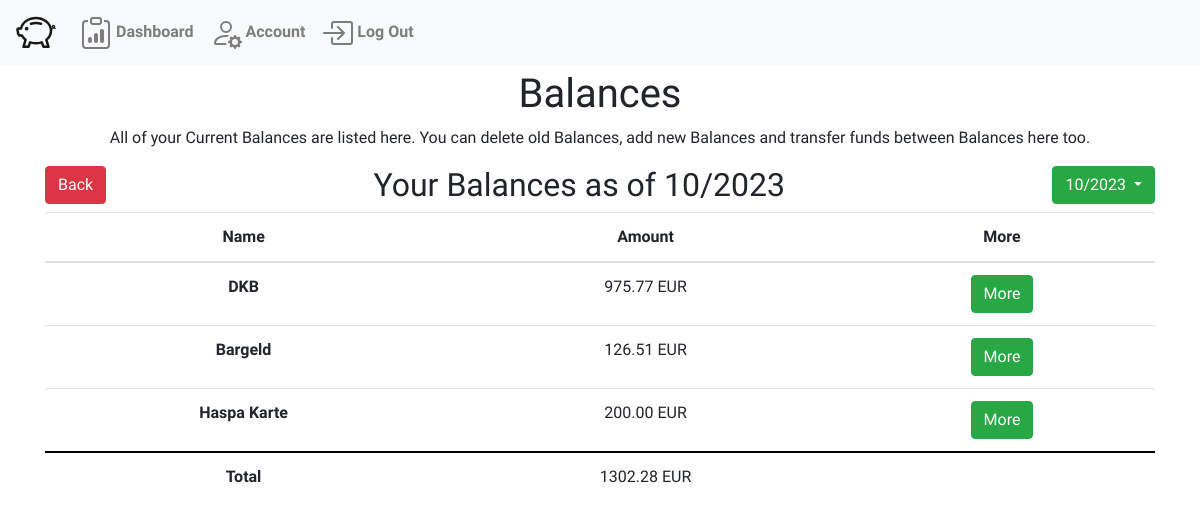
/balances (signed in), run on the app's committed database.
### WalletWise/models.py (models this page shows, shortened)
class MonthBudget(models.Model):
    dashboard = models.ForeignKey("Dashboard", on_delete=models.CASCADE, related_name="months")
    date = models.DateField(auto_now_add=True)
    @property
    def all_funds(self):
        total_amount = Decimal(0)
        if self.funds.aggregate(amount_sum=models.Sum('amount'))['amount_sum']:
            total_amount = self.funds.aggregate(amount_sum=models.Sum('amount'))['amount_sum']
        return Decimal(total_amount).quantize(Decimal('0.00'), rounding=ROUND_DOWN) or 0  # Return 0 if no funds are associated
    @property
    def month(self):
        return self.date.month
    @property
    def year(self):
        return self.date.year

class Funds(models.Model):
    budget = models.ForeignKey("MonthBudget",related_name="funds", on_delete=models.CASCADE)
    title = models.CharField(max_length=64)
    amount = models.DecimalField(decimal_places=2, max_digits=20)
    defaultOwner = models.ForeignKey("User", related_name="defaultFunds", on_delete=models.DO_NOTHING, default=None, null=True)

### WalletWise/views.py (the view)
# urls.py: path("balances", views.balances, name="balances"),
def balances(request):
    answer = viewsHelpers.getCurrentBudget(request)
    return render(request, "WalletWise/balances.html", {
        'user': answer["user"],
        'budget': answer["currentBudget"],
        'dashboard' : answer["dashboard"]
    })

### WalletWise/viewsHelpers.py (called while the page is built)
def getCurrentBudget(request):
    user = request.user
    try:
        dashboard = Dashboard.objects.get(owner=user)
    except:
        dashboard = Dashboard.objects.create(owner=user)
    budgets = dashboard.months.all()
    currentBudget = ""
    for budget in budgets:
        if timezone.datetime.now().month == budget.month and timezone.datetime.now().year == budget.year:
            currentBudget = budget
            break
    if currentBudget == "":
        currentBudget = createBudget(dashboard)
    return {
        'currentBudget' : currentBudget,
        'user' : user,
        'dashboard' : dashboard
    }

### WalletWise/templates/WalletWise/balances.html (shortened to what this page needs)
{% extends "WalletWise/layout.html" %}
{% block body %}
<div class="container text-center">
    <h1>Balances</h1>
    <p>All of your Current Balances are listed here. You can delete old Balances, add new Balances and transfer funds between Balances here too.</p>
    <a style="float: left;" class="btn btn-danger" href="{% url 'dashboard' %}" role="button">Back</a>
    <h2 style="display: inline-block;">Your Balances as of {{budget.month}}/{{budget.year}}</h2>
    <div style="float: right;" class="dropdown">
        <button class="btn btn-success dropdown-toggle" type="button" id="dropdownMenuButton" data-bs-toggle="dropdown" aria-haspopup="true" aria-expanded="false">
            {{budget.month}}/{{budget.year}}
        </button>
    </div>
    <table class="table">
        <thead>
            <tr>
                <th scope="col">Name</th>
                <th scope="col">Amount</th>
                <th scope="col">More</th>
            </tr>
        </thead>
        <tbody>
            {% for balance in budget.funds.all %}
            <tr>
                <th scope="row">{{balance.title}}</th>
                <td>{{balance.amount}} EUR</td>
                <td><a class="btn btn-success" href="{% url 'balance' id=balance.id %}" role="button">More</a></td>
            </tr>
            {% endfor %}
        </tbody>
        <tfoot>
            <th scope="row">Total</th>
            <td>{{budget.all_funds}} EUR</td>
            <td></td>
        </tfoot>
    </table>
</div>
{% endblock %}

### WalletWise/static/WalletWise/styles.css (style rules this page uses)
body { padding-top: 70px; font-family: 'Inconsolata', monospace; }
.table tfoot th, .table tfoot td { border-top-width: 2px; border-bottom-width: 2px; border-color: #000; }

### data on the page
MonthBudget: month "10", year "2023", all_funds "1302.28"
Funds: title "DKB", amount "975.77"
Funds: title "Bargeld", amount "126.51"
Funds: title "Haspa Karte", amount "200.00"
